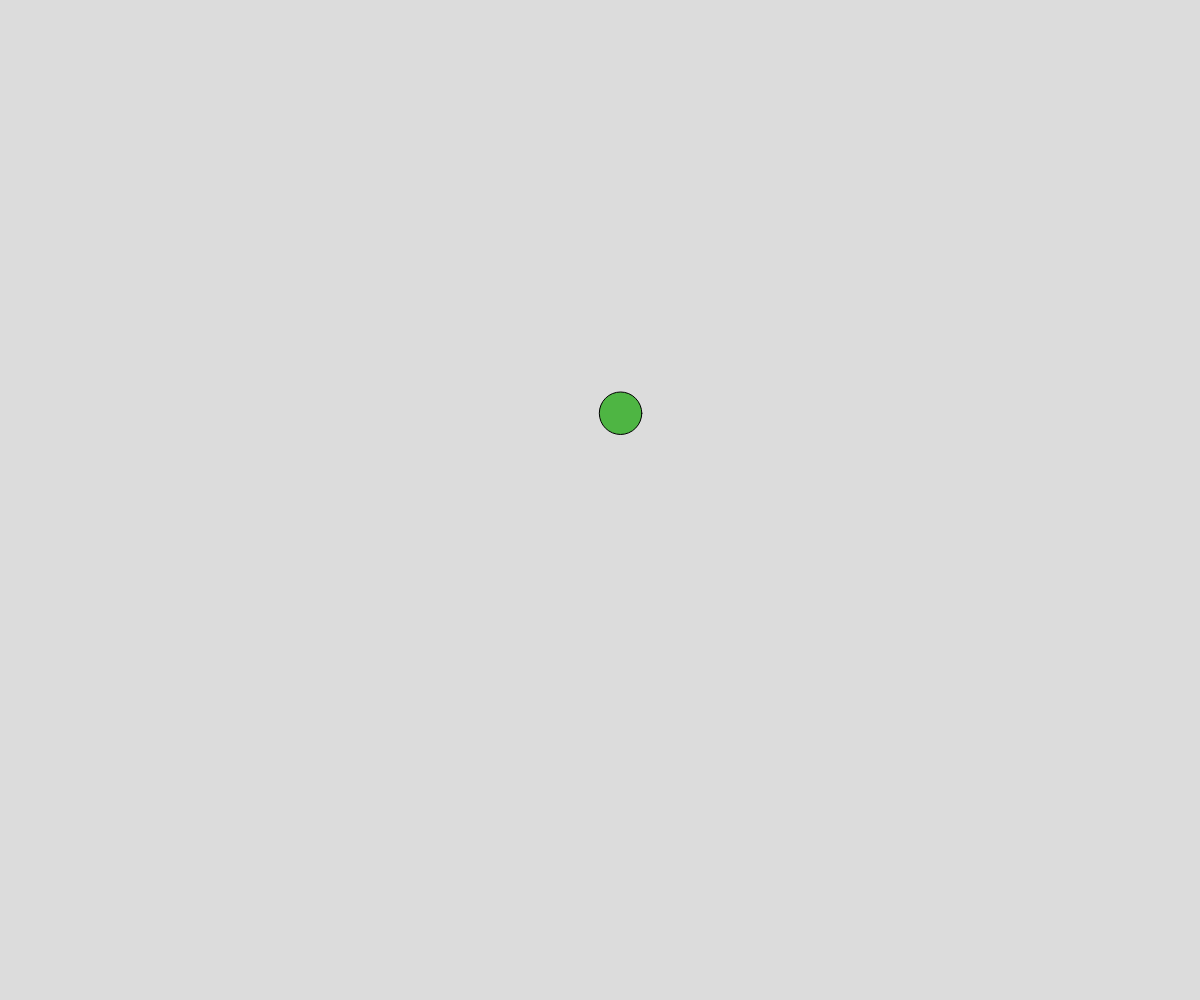
Frame 1 (no input)
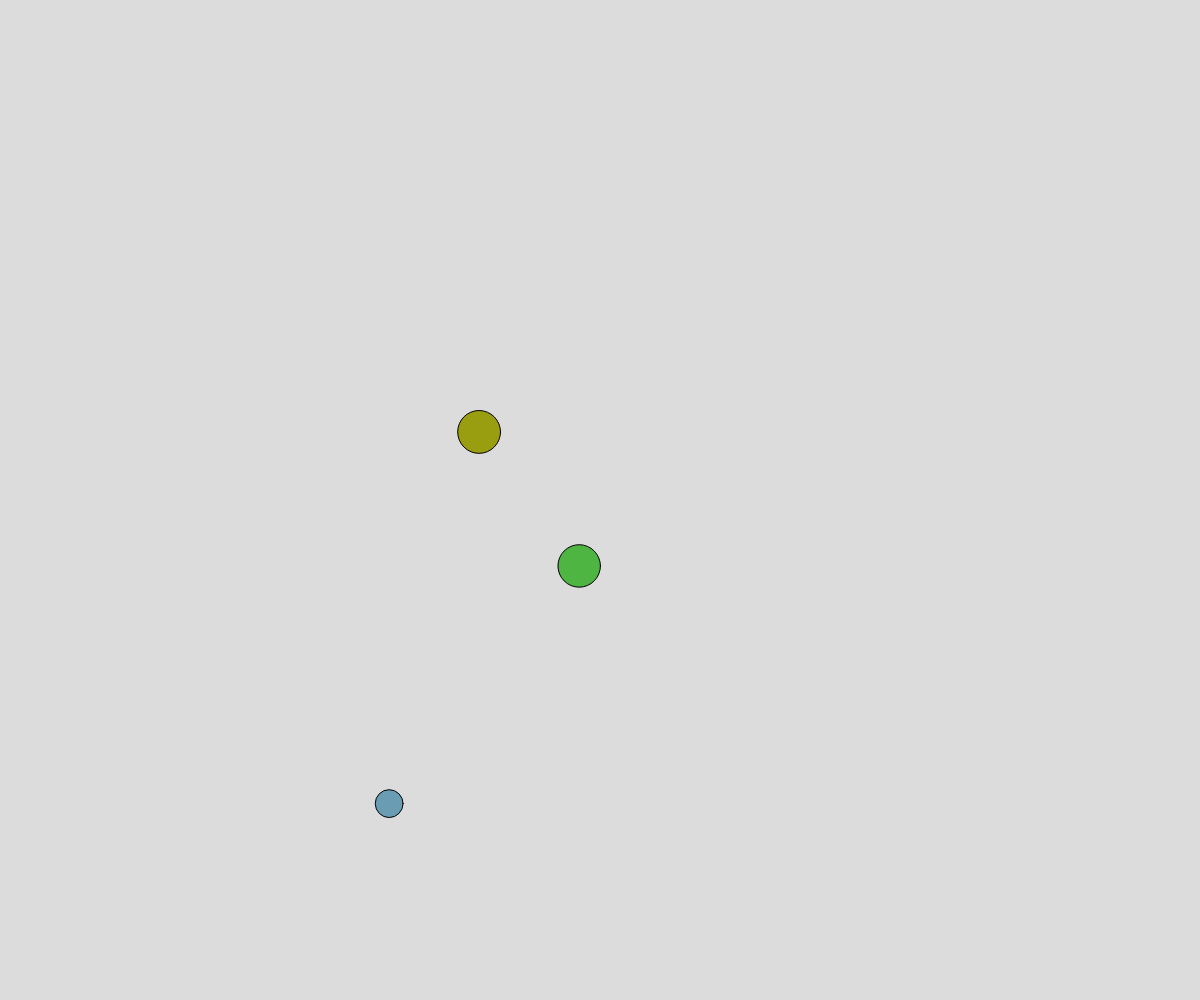
Frame 60 (no input)
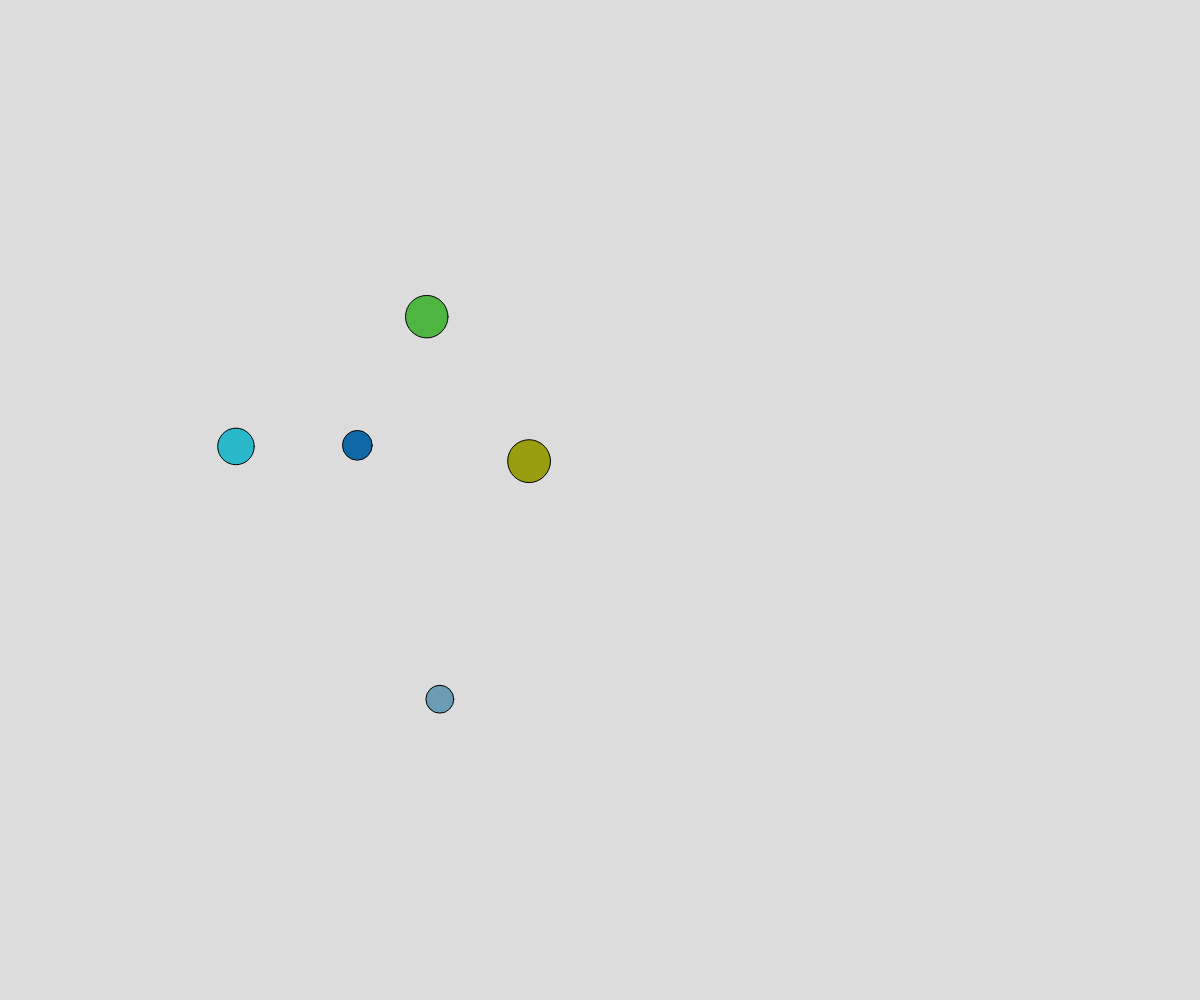
Frame 120 (the mouse pressed at the canvas centre since frame 60)

The p5.js sketch that drew these frames (run headless with seeded random() and noise() and a simulated clock; from frame 60 on, the mouse is pressed at the canvas centre):

// p5.js sketch
// ── sketch.js
// Perlin Bubbles Demo
// Noise, Arrays, and Object Notation

let theBubbles = [];

function setup() {
  createCanvas(windowWidth, windowHeight);
  spawnBubble();

  //add a new bubble every half second
  window.setInterval(spawnBubble, 500);
}

function draw() {
  background(220);

  for(let bubble of theBubbles){
    // move
    bubble.x = noise(bubble.time) * width;
    bubble.y = noise(bubble.time + bubble.buffer) * height;
    bubble.time += bubble.deltaTime;

    //display
    fill(bubble.r, bubble.g, bubble.b);
    circle(bubble.x, bubble.y, bubble.diameter);
  }
}


function spawnBubble(){
  let _time = random(1000);
  let _buffer = random(1000);
  let theBubble = {
    time: _time,
    buffer: _buffer,
    x: noise(_time)*width,
    y: noise(_time + _buffer)*height,
    diameter: random(20, 50),
    deltaTime: 0.01,
    r: random(225),
    g: random(225),
    b: random(225),
  };

  theBubbles.push(theBubble);
}
